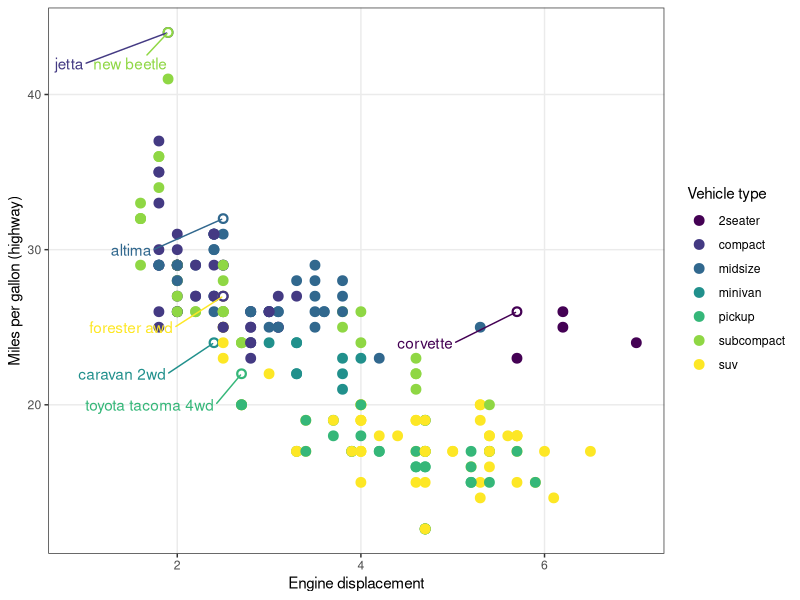

This chart was generated by the following R code:
## ---- chunk 1
knitr::opts_chunk$set(echo = TRUE, message = FALSE, warning = FALSE)
library(tidyverse)
library(magrittr)
library(ggrepel)
## ---- chunk 2
best_in_class <- mpg %>%
  group_by(class) %>%
  filter(row_number(desc(hwy)) == 1)
## ---- chunk 3
library(ggrepel)
library(viridis)
ggplot(mpg, aes(displ, hwy)) +
  geom_point(aes(colour = class), size = 3) +
  geom_point(size = 1.5, data = best_in_class, color = "white") +
  geom_text_repel(aes(label = model, colour = class), 
                  data = best_in_class, show.legend = FALSE, 
                  nudge_x = -1, nudge_y = -2) +
  theme_bw() + theme(panel.grid.minor = element_blank()) +
  scale_color_viridis(discrete = TRUE) + 
  labs(x = "Engine displacement", y = "Miles per gallon (highway)", 
       color = "Vehicle type")
